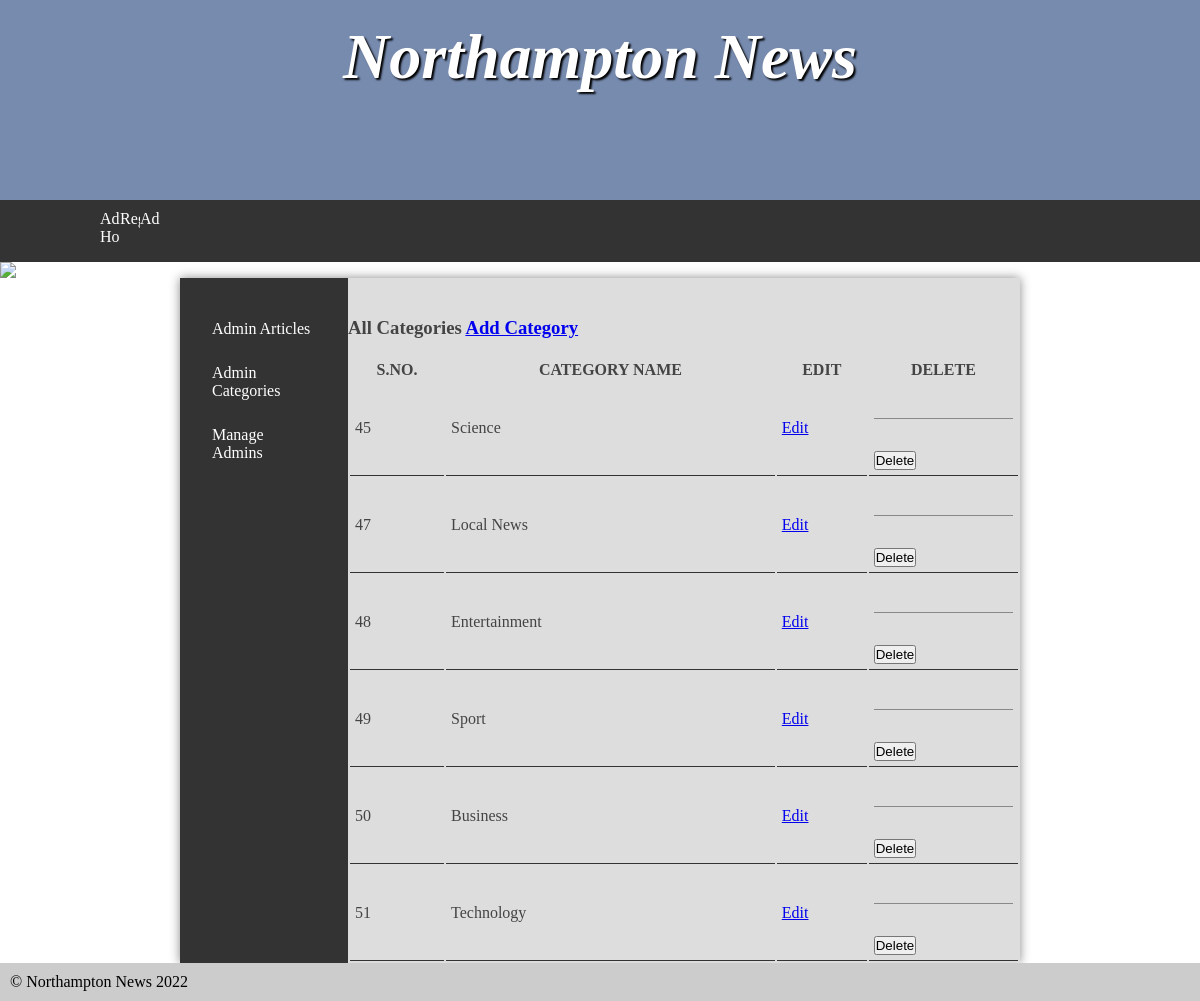
Page /adminCategories.php on the committed database.
### tables this page shows
CREATE TABLE `categories` (
  `category_id` int NOT NULL AUTO_INCREMENT,
  `category_name` text NOT NULL,
  `post` int NOT NULL DEFAULT '0',
  PRIMARY KEY (`category_id`)
);

### adminCategories.php (the view, shortened to what this page needs)
<?php
$pdo = new PDO("mysql:host=db;dbname=news", 'root', 'example');
?>
<!DOCTYPE html>
<html>
	<head>
		<link rel="stylesheet" href="styles.css"/>
	</head>
	<body>
		<header>
			<section>
				<h1>Northampton News</h1>
			</section>
		</header>
		<nav>
			<ul>
				<li><a href="adminHome.php">Admin Home</a></li>
				<?php
				if(isset($_SESSION['username'])){ ?>
				<li><a href=""><?php echo $_SESSION['username']; ?></a></li>
				<li><a href="logout.php">Logout</a></li>
				<?php
				}
				else{
					?>
				<li><a href="register.php">Register</a></li>
				<li><a href="adminLogin.php">Admin</a></li>
				<?php
				}
				?>
			</ul>
			</nav>
		<img src="images/banners/randombanner.php" />
		<main>
			<nav>
				<ul>
					<li><a href="adminArticles.php">Admin Articles</a></li>
					<li><a href="adminCategories.php">Admin Categories</a></li>
					<li><a href="manageAdmins.php">Manage Admins</a></li>
				</ul>
			</nav>
		<h3>All Categories <a href="addCategory.php">Add Category</a></h3>
			<table>
		<thead>
						<tr>
                            <th>S.NO.</th>
                            <th>CATEGORY NAME</th>
							<th>EDIT</th>
                            <th>DELETE</th>
                        </tr>
                    </thead>
					<tbody>
						<?php
						$arpqry = "SELECT * FROM categories";
						$arpstmt = $pdo -> prepare($arpqry);
						$arpstmt->execute();
						$arpstmt->setFetchMode(PDO::FETCH_ASSOC);
						$rslt = $arpstmt -> fetchAll();
						if($rslt)
						{
						foreach($rslt as $row){
							?>
							<tr>
								<td><?=$row['category_id']; ?></td>
								<td><?=$row['category_name']; ?></td>
								<td>
									<a href="editCategory.php?category_id=<?=$row['category_id'];?>">Edit</a>
								</td>
								<td><form action="deleteCategory.php" method=POST>
									<button type="submit" name="delete" value="<?=$row['category_id'];?>">Delete</button></form>
								</td>
							</tr>
							<?php
						}
						}
						?>
					</tbody>
				</table>
		</main>
		<footer>
			&copy; Northampton News 2022
		</footer>
	</body>
</html>

### styles.css (style rules this page uses)
* { margin: 0; padding: 0; }
html { font-family: 'Oxygen-Regular', times, verdana, sans-serif; }
body { background-color: #fff; }
header { background-color: #778baf ; color: white; height: 200px; }
nav { width: 100%; background-color: #333; overflow: auto; }
nav ul { width: 1000px; margin: auto; display: block; list-style-type: none; }
nav ul li { width: 2%; float: left; overflow: auto; text-align: center; }
nav a { color: white; padding-top: 10px; display: block; text-decoration: none; }
header section { display: block; }
header h1 { font-weight: bold; font-style: italic; }
h1 { font-size:4em; color: white; text-align: center; padding-top: 20px; text-shadow: 2px 2px 2px #000; }
main { min-height: 50vh; background-color: #ddd; width: 70vw; display: block; margin: auto; box-shadow: 0px 0px 10px #888; color:#444; }
p, li, h2 { margin-bottom: 1em; }
footer { background-color: #ccc; padding: 10px; }
form { padding-top: 2em; margin-top: 2em; border-top: 1px solid #888; }
table { width: 100%; margin-top: 20px; }
td { padding: 5px; border-bottom: 1px solid #333; }
ul { margin-left: 2em; }
body > img { display: block; width: 100%; }
main { display: table; }
main > nav { display: table-cell; width: 20%; padding: 2em; }
main > nav li { float: none; width: auto; text-align: left; }
main > nav ul { width: auto; }

### rows in the picture
categories: category_id "45", category_name "Science"
categories: category_id "47", category_name "Local News"
categories: category_id "48", category_name "Entertainment"
categories: category_id "49", category_name "Sport"
categories: category_id "50", category_name "Business"
categories: category_id "51", category_name "Technology"
